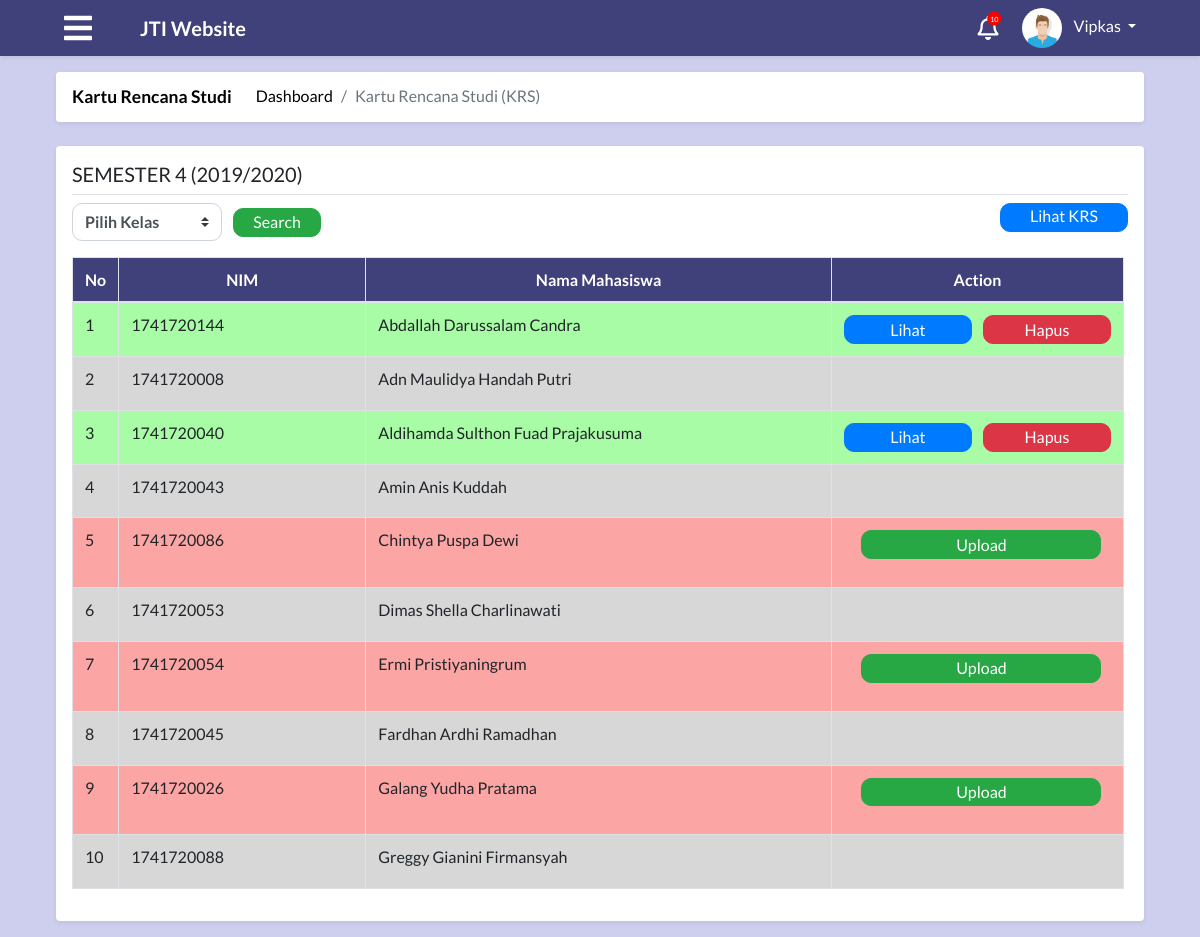
Before: /module/index.php?module=krs (signed in) with the older database file.
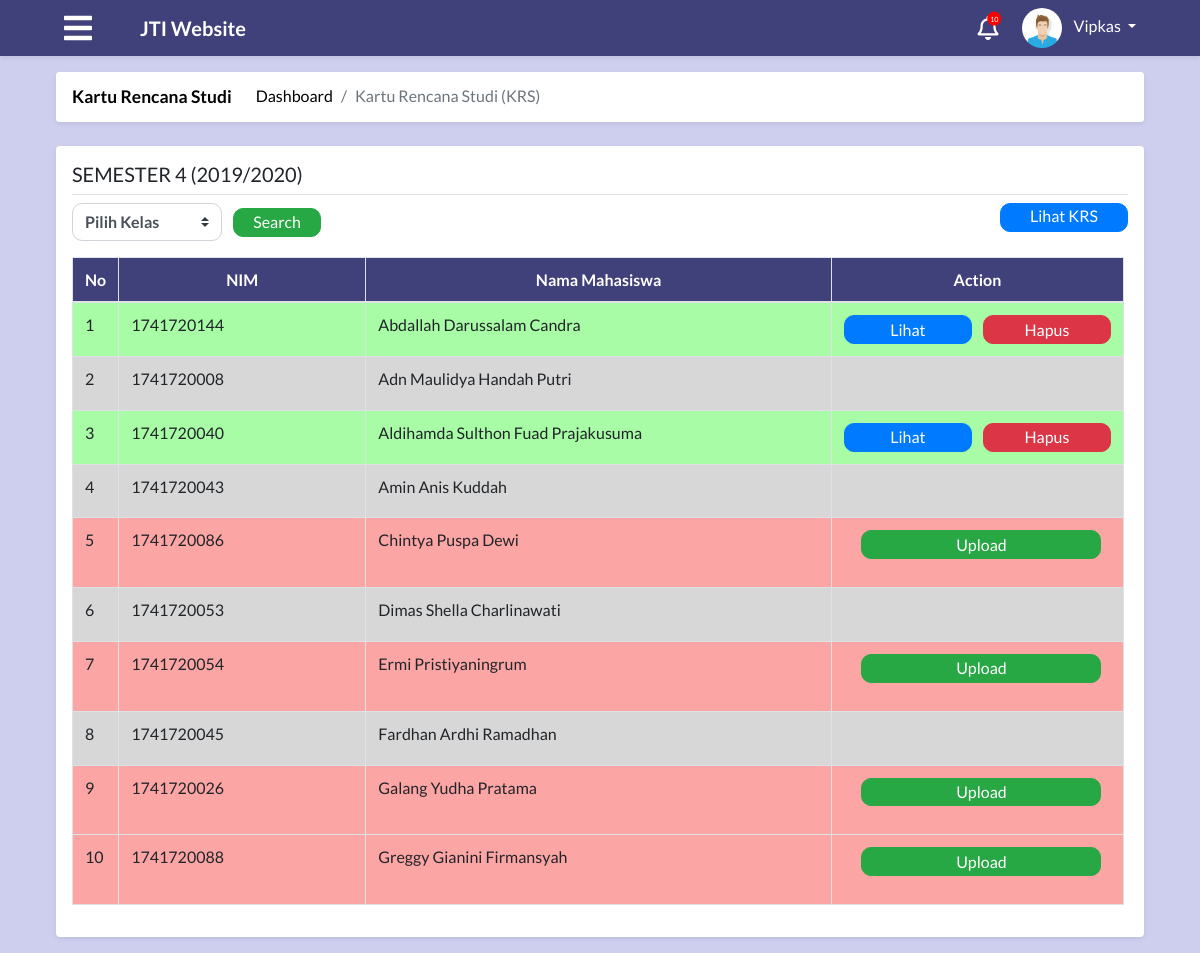
After: the same page with the newer database file.
### tables this page shows
CREATE TABLE `tabel_admin` (
  `id_admin` int(30) NOT NULL,
  `nama` varchar(50) NOT NULL,
  `nip` int(20) NOT NULL,
  `alamat` text,
  `tempat_lahir` varchar(50) DEFAULT NULL,
  `tangal_lahir` date DEFAULT NULL,
  `id_user` int(11) NOT NULL,
  `waktu_edit` datetime NOT NULL
);

CREATE TABLE `tabel_krs` (
  `id_krs` int(30) NOT NULL,
  `id_mahasiswa` int(30) DEFAULT NULL,
  `status_daftar_ulang` varchar(50) DEFAULT NULL,
  `gambar_krs` varchar(100) DEFAULT NULL,
  `id_semester` int(30) DEFAULT NULL,
  `status_verifikasi` varchar(50) DEFAULT NULL,
  `waktu_edit` datetime DEFAULT NULL
);

CREATE TABLE `tabel_mahasiswa` (
  `id_mahasiswa` int(30) NOT NULL,
  `id_prodi` int(30) NOT NULL,
  `id_kelas` int(30) NOT NULL,
  `id_semester` int(11) NOT NULL,
  `nim` varchar(50) NOT NULL,
  `nama` varchar(100) NOT NULL,
  `alamat` varchar(250) DEFAULT NULL,
  `jenis_kelamin` enum('laki-laki','perempuan') NOT NULL,
  `tempat_lahir` varchar(50) DEFAULT NULL,
  `tanggal_lahir` date DEFAULT NULL,
  `foto` text,
  `waktu_edit` datetime DEFAULT NULL,
  `id_user` int(11) NOT NULL
);

### process/proses_krsAdmin.php (called while the page is built, shortened)
<?php
function krsCari($con, $kelas)
{
    $krs = "SELECT DISTINCT tabel_krs.id_krs, tabel_mahasiswa.nim, tabel_mahasiswa.nama,
    tabel_krs.status_daftar_ulang, tabel_krs.gambar_krs, tabel_mahasiswa.id_kelas
    FROM tabel_krs INNER JOIN tabel_mahasiswa ON tabel_krs.id_mahasiswa = tabel_mahasiswa.id_mahasiswa
    AND tabel_mahasiswa.id_kelas='$kelas'";
    $resultTampilKrs = mysqli_query($con, $krs);
    return $resultTampilKrs;
}
function minKelas($con){
	$minKelas = "select min(id_kelas) as minKelas from tabel_kelas";
	$resultMinKelas = mysqli_query($con, $minKelas);
	$rowMinKelas=mysqli_fetch_assoc($resultMinKelas);
	return $rowMinKelas["minKelas"];
}
?>

### module/admin/krs/krsAdmin.php (the view, shortened to what this page needs)
<?php
  include "../config/connection.php";
  include "../process/proses_krsAdmin.php";
?>
<body onload="setup();">
    <main role="main" class="container-fluid">
        <div id="krsAdmin" class="row">
            <div class="col-md-12 p-0">
                <div class="m-2 bg-white shadow-sm rounded">
                    <nav aria-label="breadcrumb">
                        <ol class="breadcrumb">
                            <li class="pr-4 title"><a href="index.php?module=krs"><strong>Kartu Rencana
                                        Studi</strong></a></li>
                            <li class="breadcrumb-item"><a href="index.php?module=krs">Dashboard</a></li>
                            <li class="breadcrumb-item active" aria-current="page">Kartu Rencana Studi (KRS)</li>
                        </ol>
                    </nav>
                </div>
            </div>
            <div class="col-md-12 p-0">
            <div class="m-2 p-3 bg-white mb-3 rounded shadow-sm">
                <h5 class="border-bottom border-gray pb-2 mb-2">SEMESTER 4 (2019/2020)</h5>
                <div class="container-fluid mt-0 p-0 m-0">
                <form action="?module=krs" method="post">
                <div class="col-md-12 p-0">
                <select class="optionKelas custom-select" name="kelas" style="width:150px">
                <option value="0">Pilih Kelas</option>
                    </select>
                    <input type="submit" name="searchKrs" class="btn btn-cari btn-success ml-2" value="Search">
                    <a href="index.php?module=krsPerKelas" class="btn btn-lihat btn-primary float-right">Lihat
                    KRS</a>
                </div>
                    </form>
                        <div class="row scrollbar mr-0" id="cariKrs">
                            <div class="col-md-12 pr-1 d-flex justify-content-center">
                                <?php
                                    if(isset($_POST["searchKrs"])){
                                        $result=krsCari($con, $_POST["kelas"]);
                                    }
                                    else{
                                        $result=krsCari($con, minKelas($con));
                                    }
                                    if (mysqli_num_rows($result) > 0){
                                    ?>
                                    <table class="table tabel table-bordered">
                                    <thead class="text-white bg-blue">
                                    <tr>
                                        <th scope="col" style="text-align:center">No</th>
                                        <th scope="col" style="text-align:center; width: 300px">NIM</th>
                                        <th scope="col" style="text-align:center; width: 600px">Nama Mahasiswa</th>
                                        <th scope="col" style="text-align:center; width: 300px">Action</th>
                                    </tr>
                                    </thead>
                                    <tbody>
                                    <?php
                                        if(mysqli_num_rows($result) > 0){
                                        while($row = mysqli_fetch_assoc($result)){
                                            if($row["status_daftar_ulang"]=="Sudah" && $row["gambar_krs"]==NULL){
                                                ?>
                                                <tr class="ukt-lunas-belum-upload">
                                                <td><?php echo $row["id_krs"]?></td>
                                                <td><?php echo $row["nim"]?></td>
                                                <td><?php echo $row["nama"]?></td>
                                                <td>
                                                <center>
                                                <form action="../process/proses_krsAdmin.php?module=krs&act=upload&id=<?php echo $row["id_krs"];?>" method="post"
                                                enctype="multipart/form-data" accept="image/jpg">
                                                <button type="submit" id="button" class="btn btn-upload btn-success ml-2" onclick="thisFileUpload();" name="upload">Upload</button>
                                                </form>
                                                </center>
                                                </td>
                                            </tr>
                                            <?php
                                            } else if($row["status_daftar_ulang"]=="Belum"){
                                                ?>
                                                <tr class="ukt-belum-lunas">
                                                <td><?php echo $row["id_krs"]?></td>
                                                <td><?php echo $row["nim"]?></td>
                                                <td><?php echo $row["nama"]?></td>
                                                <td>
                                                </td>
                                                </tr>
                                                <?php
                                            } else if($row["status_daftar_ulang"]=="Sudah" && $row["gambar_krs"]!=NULL){
                                                ?>
                                                <tr class="ukt-lunas-sudah-upload">
                                                <td><?php echo $row["id_krs"]?></td>
                                                <td><?php echo $row["nim"]?></td>
                                                <td><?php echo $row["nama"]?></td>
                                                <td>
                                                <center>
                                                <button type="button" class="btn btn-lihat btn-primary lihat-krs tmbl-lihat mr-9" id="<?php echo $row["id_krs"];?>" data-toggle="modal"
                                                data-target="#modalGambar">Lihat</button>
                                                <button type="button" class="btn btn-danger btn-hapus hapus-krs ml-2" id="<?php echo $row["id_krs"];?>"
                                                data-toggle="modal" data-target="#modalHapus">Hapus</button>
                                                </center>
                                                </td>
                                            </tr>
                                            <?php
                                            }
                                        }
                                        ?>
                                        </tbody>
                                        </table>
                                        <?php
                                        }
                                        }
                                    ?>
                                    </div>
                                    </div>
                                </div>
                            </div>
                            </div>
                            </div>
                            </div>

### module/index.php (shortened to what this page needs)
<?php
include "../config/connection.php";
$level = $_SESSION['level'];
$idUser = $_SESSION['id'];
?>
<?php
switch ($level) {
  case 'admin':
    $queryUser = "SELECT a.*, b.* FROM tabel_user a, tabel_admin b WHERE a.id_user=$idUser and a.id_user=b.id_user";
    $resultUser = mysqli_query($con, $queryUser);
    $rowUser = mysqli_fetch_assoc($resultUser);
    $namaUser = $rowUser["nama"];
    break;
}
?>
<!DOCTYPE html>
<html>
<head>
  <?php
  include "../config/styles.php";
  ?>
</head>
<body>
    <nav class="app-navbar navbar navbar-expand-md navbar-dark bg-blue shadow-sm sticky-top mb-2">
      <?php
      if ($level == "admin") {
        ?>
        <a class="ml-5 mr-5" id="navigation-admin-btn"> <i class="fas fa-bars text-white burger-icon"></i></a>
      <?php
    } else {
      ?>
        <a class="ml-5 mr-5" id="navigation-btn"> <i class="fas fa-bars text-white burger-icon"></i></a>
      <?php
    }
    ?>
      <a class="navbar-brand " href="index.php?module=home"><b>JTI Website</b></a>
      <div class="collapse navbar-collapse" id="navbarCollapse">
        <i class="notification-icon text-white far fa-bell" onclick="location.href='index.php?module=notifikasi';">
          <span class="fas fa-circle notification-bubble"></span>
          <span class="notification-bubble-num">10</span>
        </i>
        <div class="dropdown mr-5">
          <img class="dropdown-toggle nav-profile-photo ml-4 " src="../attachment/img/avatar.jpeg" data-toggle="dropdown" aria-haspopup="true" aria-expanded="false">
          <a href="#" class="dropdown-toggle ml-2 profile-link" id="dropdownMenuButton" data-toggle="dropdown" aria-haspopup="true" aria-expanded="false"><?php echo ($namaUser); ?>&nbsp;<b class="caret"></b></a>
        </div>
      </div>
    </nav>
    <div class="container-fluid px-5">
      <?php
      $module = $_GET["module"];
      if ($level == "mahasiswa") {
        switch ($module) {
          case "home":
            include "mahasiswa/home.php";
            break;
          case "kompenAbsen":
            include "mahasiswa/kompenAbsen.php";
            break;
          case "coba":
            include "mahasiswa/coba.php";
            break;
          case "krs":
            include "mahasiswa/krs.php";
            break;
          case "jadwal":
            include "mahasiswa/jadwal.php";
            break;
          case "nilai":
            include "mahasiswa/nilai.php";
            break;
          case "nilaiError":
            include "mahasiswa/nilaiError.php";
            break;
          case "kelasKosong":
            include "mahasiswa/kelasKosong.php";
            break;
          case "notifikasi":
            include "notifikasi.php";
            break;
          default:
            include "404.php";
        }
      } else if ($level == "admin") {
        switch ($module) {
          case "krs":
            include "admin/krs/krsAdmin.php";
            break;
        }
      }
        ?>
</body>
</html>

### config/styles.php (shortened to what this page needs)
<link rel="stylesheet" href="https://stackpath.bootstrapcdn.com/bootstrap/4.3.1/css/bootstrap.min.css">
<link rel="stylesheet" href="https://cdnjs.cloudflare.com/ajax/libs/bootstrap-datepicker/1.8.0/css/bootstrap-datepicker3.css">
<link rel="stylesheet" href="https://cdnjs.cloudflare.com/ajax/libs/ekko-lightbox/5.3.0/ekko-lightbox.css">
<link rel="stylesheet" href="https://use.fontawesome.com/releases/v5.7.2/css/all.css">
<link rel="stylesheet" href="../css/style.css">
<link rel="stylesheet" href="../css/login.css">
<link rel="stylesheet" href="../css/home.css">
<link rel="stylesheet" href="../css/jadwal.css">
<link rel="stylesheet" href="../css/krs.css">
<link rel="stylesheet" href="../css/nilai.css">
<link rel="stylesheet" href="../css/kompenAbsen.css">
<link rel="stylesheet" href="../css/kelasKosong.css">
<link rel="stylesheet" href="../css/notifikasi.css">
<link rel="stylesheet" href="../css/dosenKompen.css">
<link rel="stylesheet" href="../css/adminRuang.css">
<link rel="stylesheet" href="../css/admin.css">
<link rel="stylesheet" href="../css/dataDosen.css">
<link rel="stylesheet" href="../css/adminDataJadwalKuliah.css">
<link rel="stylesheet" href="../css/dataMahasiswa.css">
<link rel="stylesheet" href="../css/adminKhs.css">
<link rel="stylesheet" href="../css/krsAdmin.css">
<link rel="stylesheet" href="../css/eComplain.css">
<link rel="stylesheet" href="../css/adminBerita.css">
<link rel="stylesheet" href="../css/kuisioner.css">
<link rel="stylesheet" href="../css/absenKompen.css">

### css/style.css (style rules this page uses)
* { font-family: "Lato"; }
body, html { margin: 0; padding: 0; }
body { background-color: #ceceef !important; }
.app-navbar { z-index: 0; }
.burger-icon { font-size: 2em; }
.notification-icon { font-size: 1.5em; position: relative; cursor: pointer; }
.notification-bubble { position: absolute; font-size: 0.6em; top: -4px; color: red; right: -3px; }
.notification-bubble-num { position: absolute; font-size: 0.3em; top: 0px; color: #ffffff; right: 0px; }
.profile-link:link { color: #ffffff; text-decoration: none; }
.profile-link { color: #ffffff; text-decoration: none; }
.nav-profile-photo { width: 2.5em; border-radius: 50%; }
.app-navbar { z-index: 1; }
.bg-blue { background-color: #40407a; }
#navigation-btn, #navigation-admin-btn, .pointer { cursor: pointer; }
.breadcrumb a { text-decoration: none; color: black; }
.breadcrumb { background: white; }

### css/login.css (style rules this page uses)
body { padding-top: 0 !important; }

### css/kelasKosong.css (style rules this page uses)
#kelasKosong .btn-hari, .btn-cari { border-radius: 10px; width: 5.5em; height: 1.8em; padding: 0; }

### css/notifikasi.css (style rules this page uses)
td { border-top: 2px solid rgb(187, 187, 187); border-bottom: 2px solid rgb(187, 187, 187); }

### css/dataMahasiswa.css (style rules this page uses)
#dataMahasiswa .btn-load, .btn-loading, .btn-edit, .btn-hapus, .btn-tambahkan { border-radius: 10px; width: 7em; height: 1.8em; padding: 0; }

### css/krsAdmin.css (style rules this page uses)
#krsAdmin .optionKelas { box-sizing: border-box; border-radius: 10px; font-weight: bold; }
#krsAdmin .breadcrumb a { text-decoration: none; color: black; }
#krsAdmin .breadcrumb { background: white; }
#krsAdmin .title { font-size: 1.09em; }
#krsAdmin .btn-cari { border-radius: 10px; width: 5.5em; height: 1.8em; padding: 0; }
#krsAdmin .btn-lihat, .btn-hapus, .btn-ya, .btn-tidak { border-radius: 10px; width: 8em; height: 1.8em; padding: 0; }
#krsAdmin .btn-upload { border-radius: 10px; width: 15em; height: 1.8em; padding: 0; }
#krsAdmin .ukt-lunas-sudah-upload { background-color: #A7FCA5; }
#krsAdmin .ukt-lunas-belum-upload { background-color:#FCA5A5; }
#krsAdmin .ukt-belum-lunas { background-color: rgba(189, 189, 189, 0.6); }

Changed rows visible on the page:
changed tabel_krs "Greggy Gianini Firmansyah": status_daftar_ulang "Belum" → "Sudah" (drawn)
